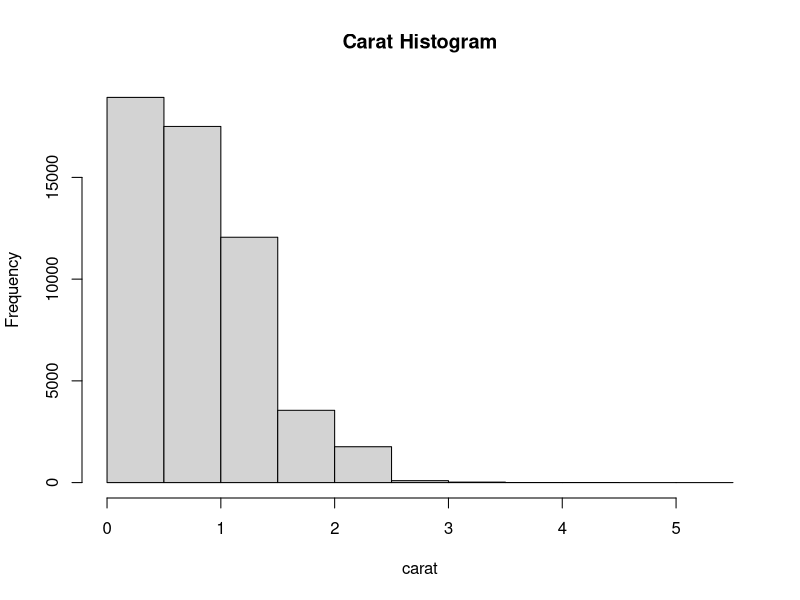
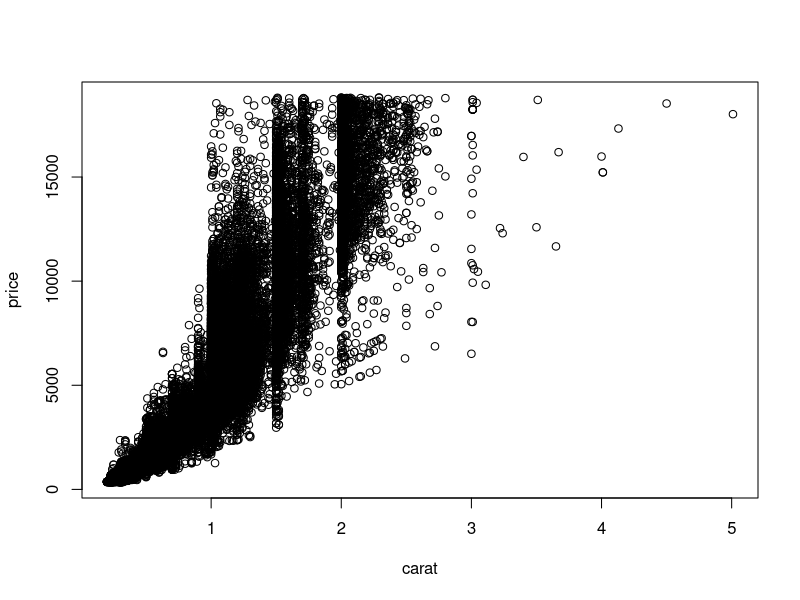
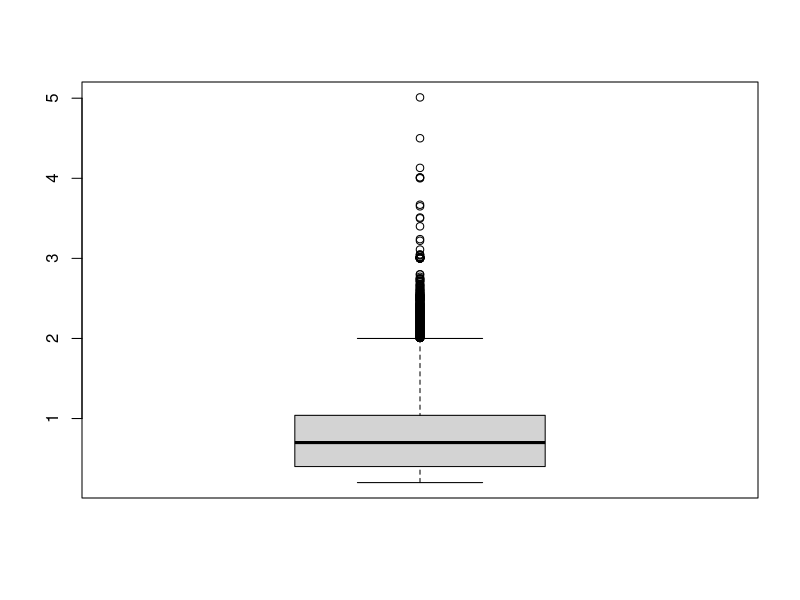
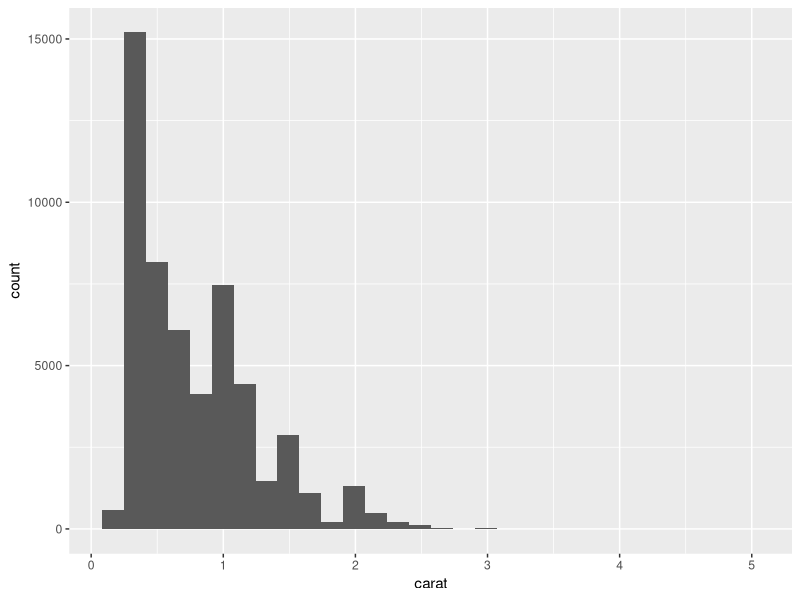
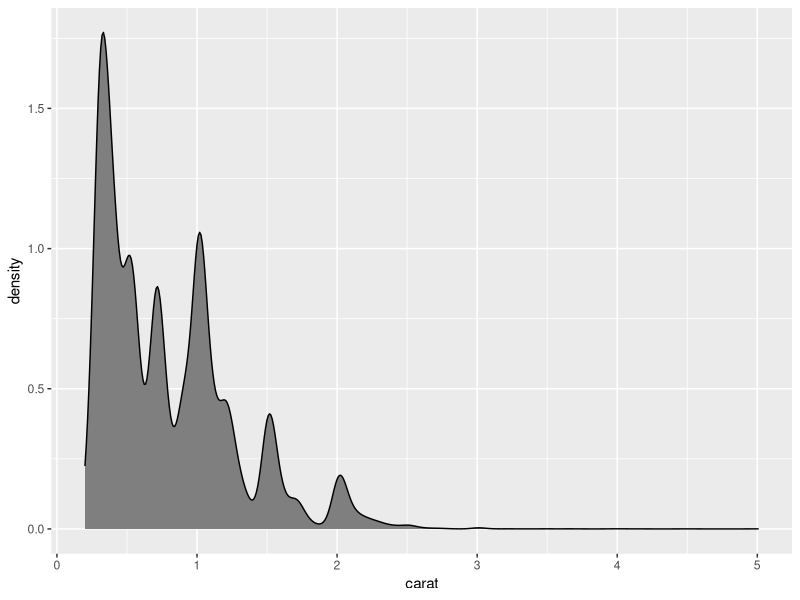
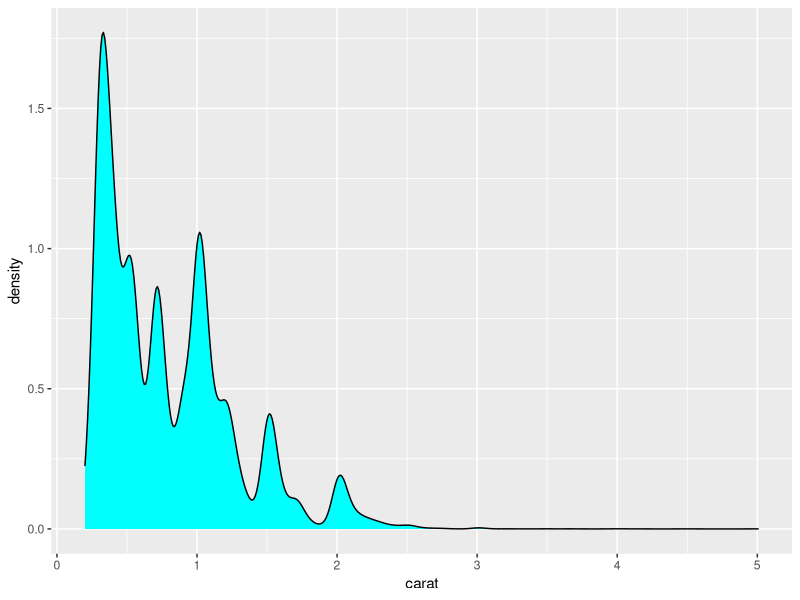
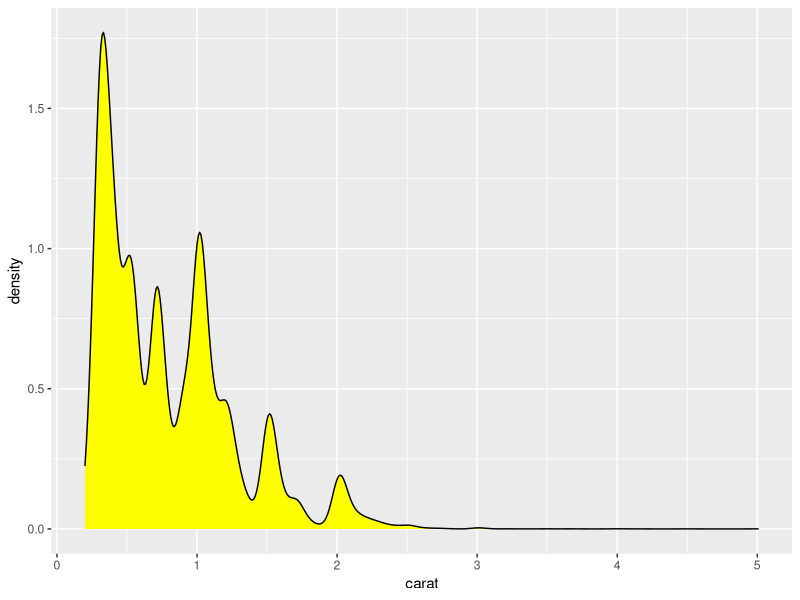
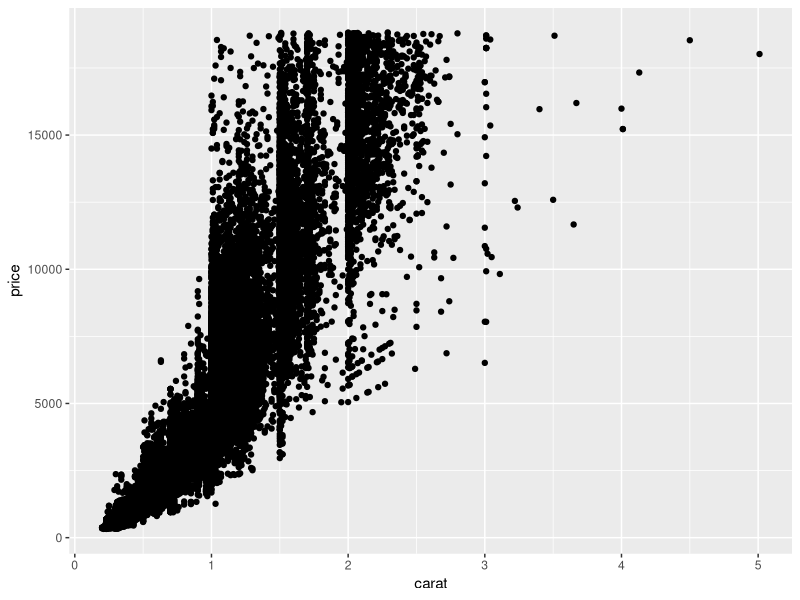

Here is the R script that generated these plots, in order:
## ---- chunk 1
knitr::opts_chunk$set(echo = TRUE)
## ---- chunk 2
require(ggplot2)
str(diamonds)
hist(diamonds$carat, main="Carat Histogram", xlab="carat")
## ---- chunk 3
plot(price ~ carat, data = diamonds)
## ---- chunk 4
boxplot(diamonds$carat)
## ---- chunk 5
ggplot(data = diamonds) + geom_histogram(aes(x=carat))
## ---- chunk 6
ggplot(data = diamonds) + geom_density(aes(x=carat),fill="grey50")
## ---- chunk 7
ggplot(data = diamonds) + geom_density(aes(x=carat),fill="cyan")
## ---- chunk 8
ggplot(data = diamonds) + geom_density(aes(x=carat),fill="yellow")
## ---- chunk 9
ggplot(diamonds, aes(x=carat, y=price)) + geom_point()
## ---- chunk 10
g <- ggplot(diamonds, aes(x=carat, y=price)) 
g + geom_point(aes(color=color))
## ---- chunk 11
g <- ggplot(diamonds, aes(x=carat, y=price)) 
g + geom_point(aes(color=cut))
## ---- chunk 12
g <- ggplot(diamonds, aes(x=carat, y=price)) 
g + geom_point(aes(color=clarity))
## ---- chunk 13
g <- ggplot(diamonds, aes(x=carat, y=price)) 
g + geom_point(aes(color=color)) + facet_wrap(~color)
## ---- chunk 14
g <- ggplot(diamonds, aes(x=carat, y=price)) 
g + geom_point(aes(color=color)) + facet_wrap(~cut)
## ---- chunk 15
g <- ggplot(diamonds, aes(x=carat, y=price)) 
g + geom_point(aes(color=color)) + facet_wrap(~clarity)
## ---- chunk 16
g <- ggplot(diamonds, aes(x=carat, y=price)) 
g + geom_point(aes(color=color)) + facet_grid(cut ~ clarity)
## ---- chunk 17
ggplot(diamonds, aes(y=carat, x=cut, color=color)) + geom_boxplot()
